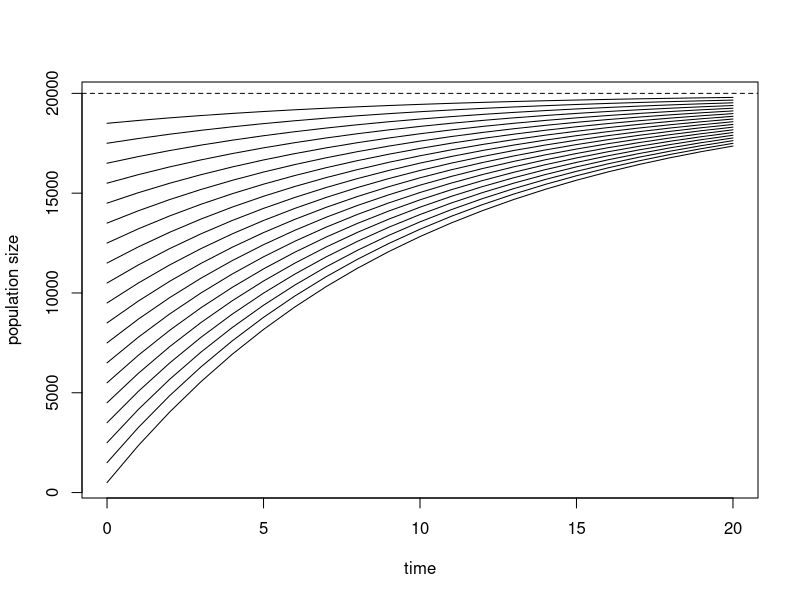
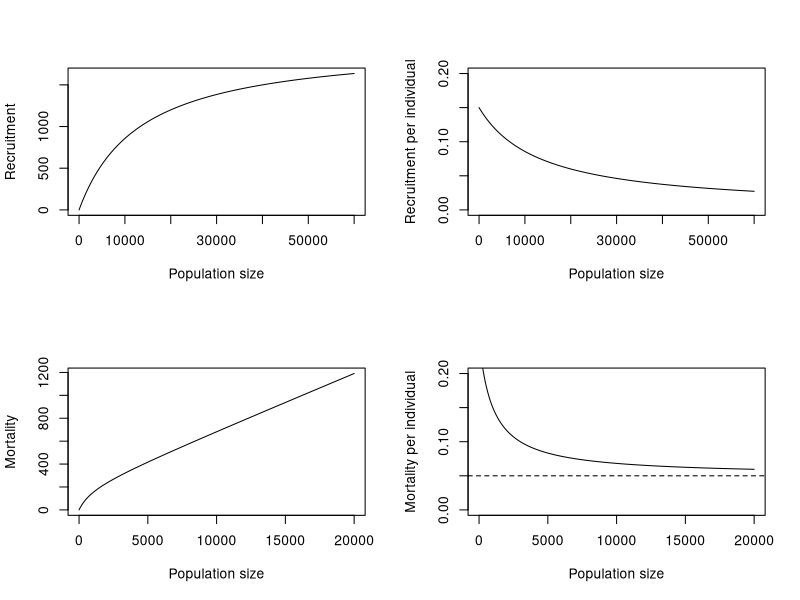
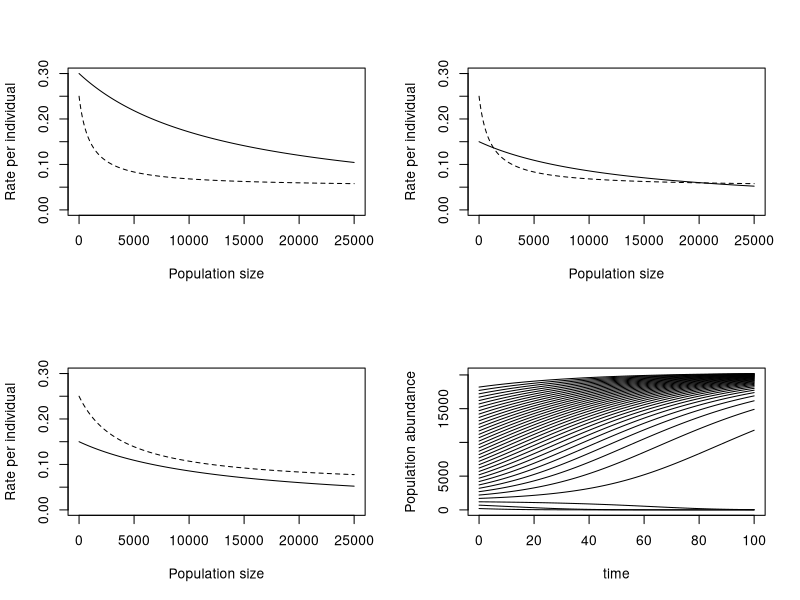
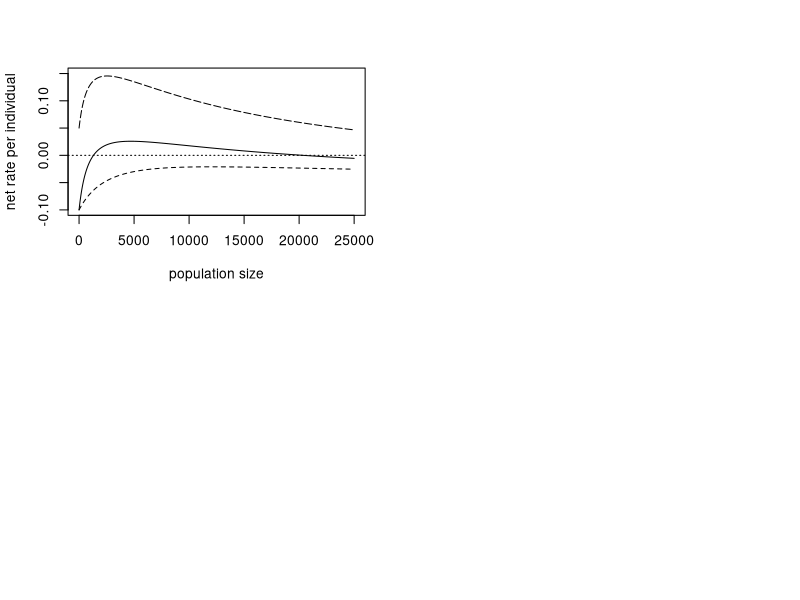
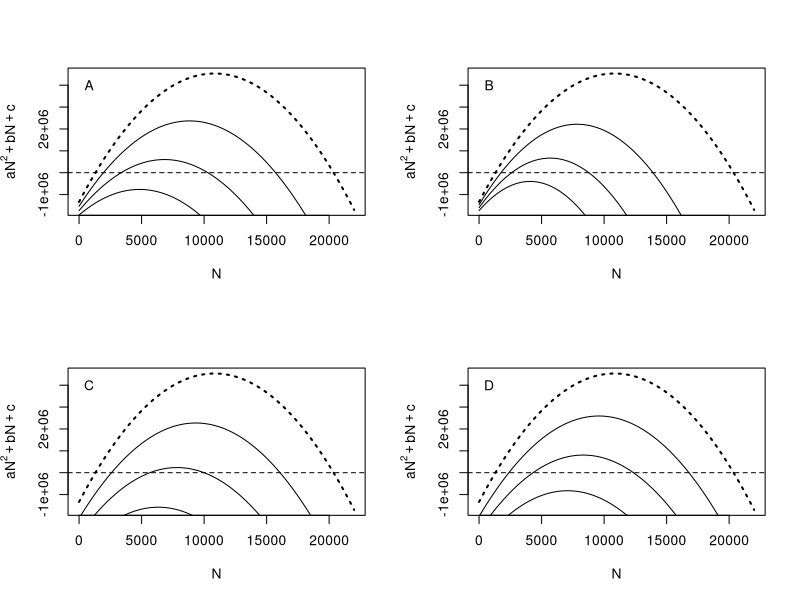
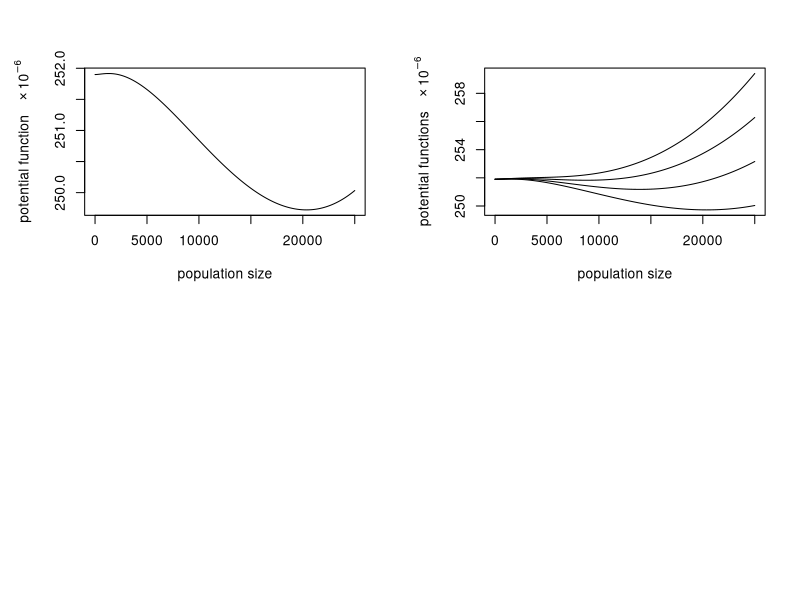

Recreate these plots in R, in order.
## ---- chunk 1
# Load necessary libraries
#install.packages("mlbench")
library(tidyverse)
library(mlbench)
update.packages("mlbench")
update.packages("ggplot2")
library(ggplot2)
#install.packages("GGally")
library(GGally)
## ---- chunk 2
#This text file contains R scripts for reproducing Figures 1-7 in
#Dennis, B. and Kemp, W. P. How hives collapse:  Allee effects,
#ecological resilience, and the honey bee. PLoS One.

#==============================
# Figure 1 script.
lambda=2000
theta=13333.33
alpha=.2
beta=1000
mu=.1
k=20000

nints=20
n0=seq(500,18500,1000)
n=matrix(0,nints+1,length(n0))
time=seq(0,nints,1)
n[1,]=n0
for (i in 1:nints) {
  n[i+1,]=(lambda/mu)+(n0-(lambda/mu))*exp(-mu*i)
}
matplot(time,n,type="l",col=1,lty=1,
        ylab="population size")
abline(h=k,lty=2)
## ---- chunk 3
# Define parameters
lambda = 2000
theta = 13333.33
alpha = 0.2
beta = 1000
mu = 0.05

# Create sequences for population sizes
N1 = seq(0, 60000, 1)
N2 = seq(0, 20000, 1)

# Calculate recruitment and recruitment per individual
recruit = lambda * N1 / (theta + N1)
recruit.per.N = lambda / (theta + N1)

# Calculate mortality and mortality per individual
mortality = (alpha * beta / (beta + N2) + mu) * N2
mortality.per.N = alpha * beta / (beta + N2) + mu

# Set up a 2x2 plotting area
layout(matrix(c(1, 2, 3, 4), 2, 2, byrow = TRUE))

# Plot recruitment
plot(N1, recruit, type = "l", xlab = "Population size", ylab = "Recruitment")

# Plot recruitment per individual
plot(N1, recruit.per.N, type = "l", ylim = c(0, 0.20),
     xlab = "Population size", ylab = "Recruitment per individual")

# Plot mortality
plot(N2, mortality, type = "l", xlab = "Population size", ylab = "Mortality")

# Plot mortality per individual
plot(N2, mortality.per.N, type = "l", ylim = c(0, 0.20),
     xlab = "Population size", ylab = "Mortality per individual")

# Add a horizontal dashed line at y = 0.05
abline(h = 0.05, lty = 2)
## ---- chunk 4
# Figure 3 script.

# Define parameters
lambda <- 2000
theta <- 13333.33
alpha <- 0.2
beta <- 1000
mu <- 0.05

# Create sequence for population sizes
N <- seq(0, 25000, 1)

# Calculate recruitment and mortality rates per individual
recruit.per.N <- lambda / (theta + N)
mortality.per.N <- alpha * beta / (beta + N) + mu

# Set up a 2x2 plotting area
layout(matrix(c(1, 2, 3, 4), 2, 2, byrow = TRUE))

# Plot 1: Recruitment and mortality rates with lambda = 4000
lambda <- 4000
recruit.per.N <- lambda / (theta + N)
mortality.per.N <- alpha * beta / (beta + N) + mu
plot(N, recruit.per.N, type = "l", lty = 1, ylab = "Rate per individual",
     xlab = "Population size", ylim = c(0, 0.3))
points(N, mortality.per.N, type = "l", lty = 2)

# Plot 2: Recruitment and mortality rates with lambda = 2000
lambda <- 2000
recruit.per.N <- lambda / (theta + N)
mortality.per.N <- alpha * beta / (beta + N) + mu
plot(N, mortality.per.N, type = "l", lty = 2, ylab = "Rate per individual",
     xlab = "Population size", ylim = c(0, 0.3))
points(N, recruit.per.N, type = "l", lty = 1)

# Plot 3: Recruitment and mortality rates with beta = 4000
beta <- 4000
recruit.per.N <- lambda / (theta + N)
mortality.per.N <- alpha * beta / (beta + N) + mu
plot(N, mortality.per.N, type = "l", lty = 2, ylab = "Rate per individual",
     xlab = "Population size", ylim = c(0, 0.3))
points(N, recruit.per.N, type = "l", lty = 1)

# Reset beta
beta <- 1000

# Simulate population dynamics over time
nints <- 100
n0 <- seq(200, 18200, 500)
n <- matrix(0, nints + 1, length(n0))
time <- seq(0, nints)
n[1, ] <- n0
for (i in 1:nints) {
  n[i + 1, ] <- n[i, ] + lambda * n[i, ] / (theta + n[i, ]) -
    (alpha * beta / (beta + n[i, ]) + mu) * n[i, ]
}

# Plot 4: Population abundance over time
matplot(time, n, type = "l", col = 1, lty = 1,
        ylab = "Population abundance")
# abline(h = k, lty = 2)

## ---- chunk 5
# Figure 4 script.
lambda=2000
theta=13333.33
alpha=.2
beta=1000
mu=.05

N=seq(0,25000,1)
recruit.per.N=lambda/(theta+N)
mortality.per.N=alpha*beta/(beta+N)+mu
rate.per.N=recruit.per.N-mortality.per.N
plot(N,rate.per.N,type="l",lty=1,ylim=c(-.1,.15),
     ylab="net rate per individual",
     xlab="population size")
abline(h=0,lty=3)

lambda=4000
beta=1000
recruit.per.N=lambda/(theta+N)
mortality.per.N=alpha*beta/(beta+N)+mu
rate.per.N=recruit.per.N-mortality.per.N
points(N,rate.per.N,type="l",lty=5)

lambda=2000
beta=4000
recruit.per.N=lambda/(theta+N)
mortality.per.N=alpha*beta/(beta+N)+mu
rate.per.N=recruit.per.N-mortality.per.N
points(N,rate.per.N,type="l",lty=2)

#=============================
## ---- chunk 6
#=============================
# Figure 5 script.
lambda=2000
theta=13333.33
alpha=.2
beta=1000
mu=.05
ref=3

N=seq(0,22000,1)

layout(matrix(c(1,2,3,4),2,2,byrow=TRUE))

# (A) lambda.
lambda=2000
theta=13333.33
alpha=.2
beta=1000
mu=.05
a=-mu
b=lambda-alpha*beta-mu*theta-mu*beta
c=beta*(lambda-alpha*theta-mu*theta)
y=a*N^2+b*N+c
plot(N,y,type="l",lty=ref,ylab=expression(a*N^2+b*N+c),lwd=2)
abline(h=0,lty=2)
text(800,4e+06,"A")
for (ii in 1:3) {
  lambda=lambda-200
  a=-mu
  b=lambda-alpha*beta-mu*theta-mu*beta
  c=beta*(lambda-alpha*theta-mu*theta)
  y=a*N^2+b*N+c
  points(N,y,type="l",lty=1)
}

# (B) mu.
lambda=2000
theta=13333.33
alpha=.2
beta=1000
mu=.05
a=-mu
b=lambda-alpha*beta-mu*theta-mu*beta
c=beta*(lambda-alpha*theta-mu*theta)
y=a*N^2+b*N+c
plot(N,y,type="l",lty=ref,ylab=expression(a*N^2+b*N+c),lwd=2)
abline(h=0,lty=2)
text(800,4e+06,"B")
for (ii in 1:3) {
  mu=mu+.01
  a=-mu
  b=lambda-alpha*beta-mu*theta-mu*beta
  c=beta*(lambda-alpha*theta-mu*theta)
  y=a*N^2+b*N+c
  points(N,y,type="l",lty=1)
}

# (C) theta.
lambda=2000
theta=13333.33
alpha=.2
beta=1000
mu=.05
a=-mu
b=lambda-alpha*beta-mu*theta-mu*beta
c=beta*(lambda-alpha*theta-mu*theta)
y=a*N^2+b*N+c
plot(N,y,type="l",lty=ref,ylab=expression(a*N^2+b*N+c),lwd=2)
abline(h=0,lty=2)
text(800,4e+06,"C")
for (ii in 1:3) {
  theta=theta+3000
  a=-mu
  b=lambda-alpha*beta-mu*theta-mu*beta
  c=beta*(lambda-alpha*theta-mu*theta)
  y=a*N^2+b*N+c
  points(N,y,type="l",lty=1)
}

# (D) beta.
lambda=2000
theta=13333.33
alpha=.2
beta=1000
mu=.05
a=-mu
b=lambda-alpha*beta-mu*theta-mu*beta
c=beta*(lambda-alpha*theta-mu*theta)
y=a*N^2+b*N+c
plot(N,y,type="l",lty=ref,ylab=expression(a*N^2+b*N+c),lwd=2)
abline(h=0,lty=2)
text(800,4e+06,"D")
for (ii in 1:3) {
  beta=beta+500
  a=-mu
  b=lambda-alpha*beta-mu*theta-mu*beta
  c=beta*(lambda-alpha*theta-mu*theta)
  y=a*N^2+b*N+c
  points(N,y,type="l",lty=1)
}

#==============================
## ---- chunk 7
# Figure 6 script.
lambda=2000
theta=13333.33
alpha=.2
beta=1000
mu=.05

N=seq(0,25000,1)
u=alpha*beta*N-alpha*beta*beta*log(beta+N)+(mu*N/2)*N-
  lambda*N+lambda*theta*log(theta+N)
u=u/1000000
par(mar=c(5.1,5.1,4.1,2.1))
plot(N,u,type="l",lty=1,
     ylab=expression(paste("potential function","   "%*%10^-6)),
     xlab="population size")

#==============================
## ---- chunk 8
# Figure 7 script.
lambda=2000
theta=13333.33
alpha=.2
beta=1000
mu0=.05

N=seq(0,25000,1)
u=matrix(0,length(N),4)
for (ii in 1:4) {
  mu=mu0+(ii-1)*.01
  u[,ii]=alpha*beta*N-alpha*beta*beta*log(beta+N)+(mu*N/2)*N-
    lambda*N+lambda*theta*log(theta+N)
}
u=u/1000000

hi=max(u)
lo=min(u)
par(mar=c(5.1,5.1,4.1,2.1))
plot(N,u[,1],type="l",lty=1,ylim=c(lo,hi),
     ylab=expression(paste("potential functions","   "%*%10^-6)),
     xlab="population size")

for (ii in 2:4) {
  points(N,u[,ii],type="l",lty=1)
}
write.csv(n,"honeybee_collapse.csv")

